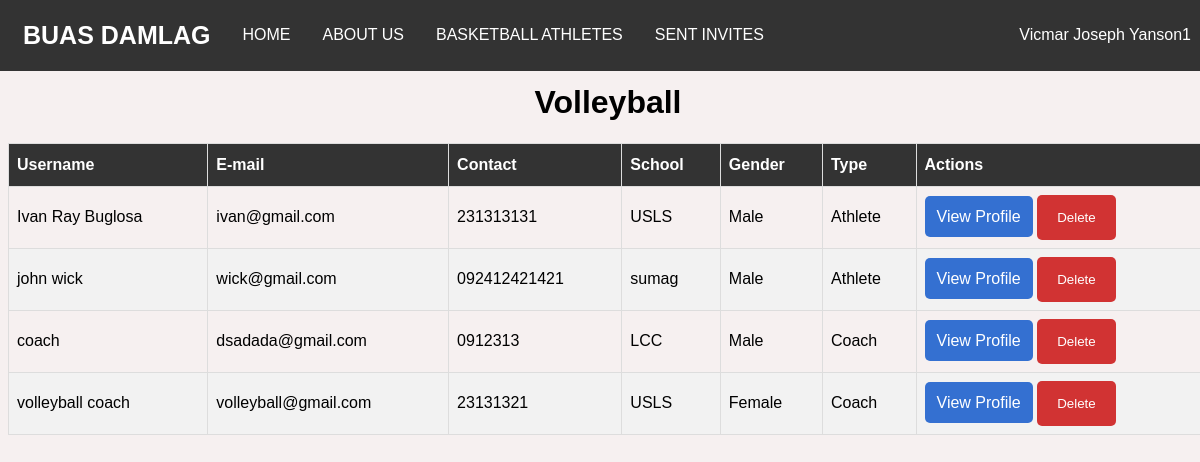
Before: /sport.php?sport=Volleyball (signed in) with the older database file.
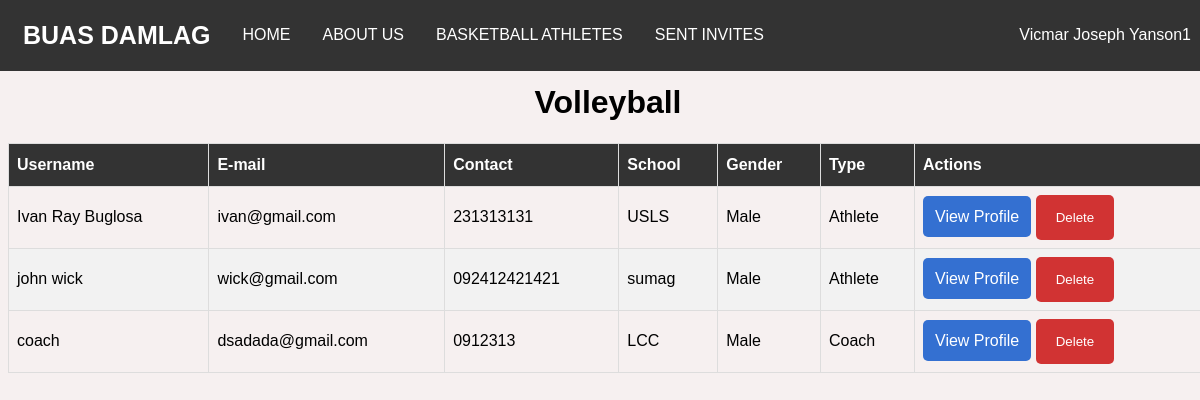
After: the same page with the newer database file.
### tables this page shows
CREATE TABLE `users` (
  `id` int(20) NOT NULL,
  `name` varchar(70) NOT NULL,
  `password` varchar(40) NOT NULL,
  `email` varchar(50) NOT NULL,
  `school` varchar(100) DEFAULT NULL,
  `previous_school` text,
  `contact` varchar(20) DEFAULT NULL,
  `address` varchar(100) DEFAULT NULL,
  `birthdate` date NOT NULL,
  `gender` text NOT NULL,
  `sport` text,
  `position` text,
  `created_at` datetime NOT NULL,
  `updated_at` datetime NOT NULL,
  `type` text NOT NULL,
  `status` text NOT NULL,
  `image` varchar(100) NOT NULL,
  `youtube` varchar(50) NOT NULL
);

### web_db.php (called while the page is built, shortened)
<?php
$dbHost = 'localhost';
$dbName = 'android_db';
$dbUser = 'root';
$dbPass = '';
    try {
        $config = new PDO("mysql:host={$dbHost};dbname={$dbName}",$dbUser,$dbPass);
        $config->setAttribute(PDO::ATTR_ERRMODE,PDO::ERRMODE_EXCEPTION);
    } catch(PDOException $e) {
        echo $e->getMessage();
    }
    include_once('web_config.php');
    $pdo = new Config($config);
?>

### web_config.php (called while the page is built, shortened)
<?php
    class Config {
        private $db;
        function __construct($config){
            $this->db = $config;
        }
        public function fetchSport($sport){
            try{
                $query = $this->db->prepare("SELECT * from users WHERE sport='$sport' AND status='Activated'");
                $query->bindparam(":sport", $sport);
                $query->execute();
                return $request = $query->fetchAll();
            }catch(Exception $e){
                echo $e->getMessage();
                return false;
            }
        }
    }
?>

### sport.php (the view, shortened to what this page needs)
<?php
    include_once('web_db.php');
    $getSport = $_GET['sport'];
?>
<!DOCTYPE html>
<html lang="en">
    <head>
        <link href="styles.css" rel="stylesheet" />
    </head>
    <body>
        <?php include('navbar.php') ?>
        <div class="container">
            <center><h1><?php echo $getSport ?></h1>
                <table id="users">
                <thead>
                        <tr>
                            <th>Username</th>
                            <th>E-mail</th>
                            <th>Contact</th>
                            <th>School</th>
                            <th>Gender</th>
                            <th>Type</th>
                            <th>Actions</th>
                </thead>
                <tbody>
                    <?php
                        $users = $pdo->fetchSport($getSport);
                        if(is_array($users) && !empty($users)){
                            foreach($users as $user){
                    ?>
                    <tr>
                        <td><?php echo $user['name']; ?></td>
                        <td><?php echo $user['email']; ?></td>
                        <td><?php echo $user['contact']; ?></td>
                        <td><?php if(empty($user['school'])){
                                    echo $user['previous_school'];
                            }else{
                                echo $user['school'];
                            } ?></td>
                        <td><?php echo $user['gender']; ?></td>
                        <td><?php echo $user['type']; ?></td>
                        <td>
                            <a class="view-profile" href="userProfile.php?id=<?php echo $user['id']?>">View Profile</a>
                            <form method="post" class="delete-form">
                                <button class="delete-button" type="submit" name="delete">Delete</button>
                            </form>
                        </td>
                    </tr>
                    <?php } }?>
                </tbody>
            </table>
            </center>
        </div>
    </body>
</html>

Changed rows visible on the page:
removed users: name "volleyball coach", email "volleyball@gmail.com", contact "23131321", school "USLS", gender "Female", type "Coach"
